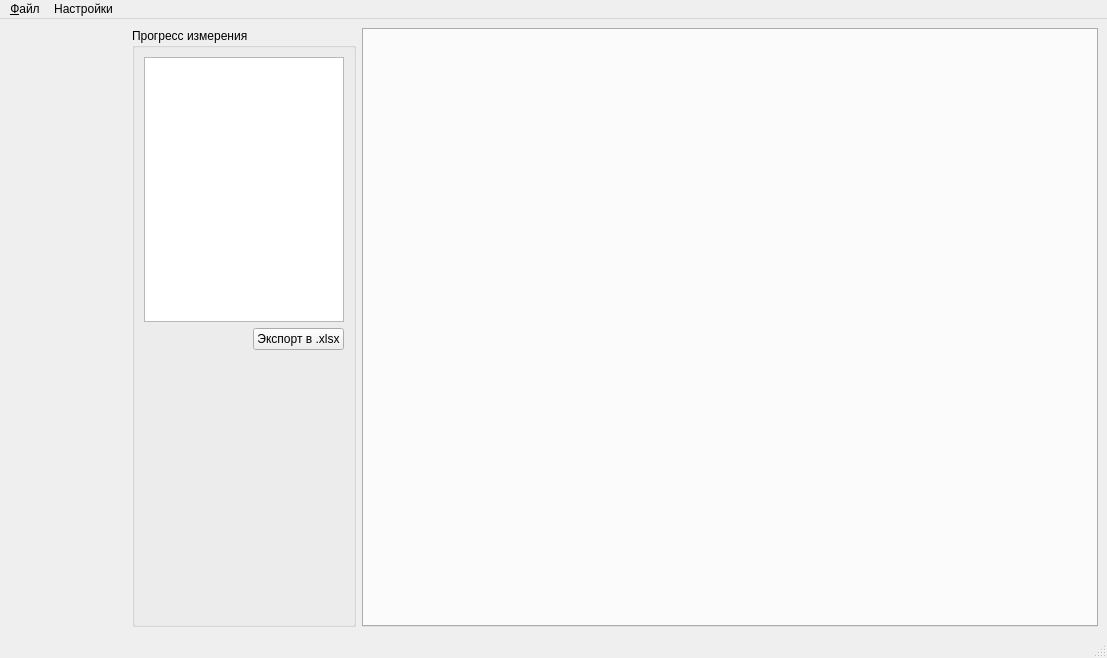
<?xml version="1.0" encoding="UTF-8"?>
<ui version="4.0">
 <class>MainWindow</class>
 <widget class="QMainWindow" name="MainWindow">
  <property name="geometry">
   <rect>
    <x>0</x>
    <y>0</y>
    <width>1107</width>
    <height>658</height>
   </rect>
  </property>
  <property name="windowTitle">
   <string>Измерение демодуляторов, этап 2</string>
  </property>
  <widget class="QWidget" name="centralwidget">
   <layout class="QHBoxLayout" name="horizontalLayout" stretch="2,0,12">
    <item>
     <layout class="QVBoxLayout" name="layInstrs">
      <property name="spacing">
       <number>0</number>
      </property>
      <item>
       <spacer name="verticalSpacer">
        <property name="orientation">
         <enum>Qt::Vertical</enum>
        </property>
        <property name="sizeHint" stdset="0">
         <size>
          <width>20</width>
          <height>40</height>
         </size>
        </property>
       </spacer>
      </item>
     </layout>
    </item>
    <item>
     <widget class="QGroupBox" name="grpProgress">
      <property name="title">
       <string>Прогресс измерения</string>
      </property>
      <layout class="QVBoxLayout" name="verticalLayout">
       <item>
        <widget class="QPlainTextEdit" name="pteditProgress">
         <property name="sizePolicy">
          <sizepolicy hsizetype="Minimum" vsizetype="Expanding">
           <horstretch>0</horstretch>
           <verstretch>0</verstretch>
          </sizepolicy>
         </property>
         <property name="maximumSize">
          <size>
           <width>200</width>
           <height>16777215</height>
          </size>
         </property>
        </widget>
       </item>
       <item>
        <layout class="QHBoxLayout" name="horizontalLayout_2">
         <item>
          <spacer name="horizontalSpacer">
           <property name="orientation">
            <enum>Qt::Horizontal</enum>
           </property>
           <property name="sizeHint" stdset="0">
            <size>
             <width>40</width>
             <height>20</height>
            </size>
           </property>
          </spacer>
         </item>
         <item>
          <widget class="QPushButton" name="btnExcel">
           <property name="text">
            <string>Экспорт в .xlsx</string>
           </property>
          </widget>
         </item>
        </layout>
       </item>
       <item>
        <spacer name="verticalSpacer_2">
         <property name="orientation">
          <enum>Qt::Vertical</enum>
         </property>
         <property name="sizeType">
          <enum>QSizePolicy::MinimumExpanding</enum>
         </property>
         <property name="sizeHint" stdset="0">
          <size>
           <width>20</width>
           <height>40</height>
          </size>
         </property>
        </spacer>
       </item>
      </layout>
     </widget>
    </item>
    <item>
     <widget class="QTabWidget" name="tabWidget">
      <property name="currentIndex">
       <number>-1</number>
      </property>
     </widget>
    </item>
   </layout>
  </widget>
  <widget class="QMenuBar" name="menubar">
   <property name="geometry">
    <rect>
     <x>0</x>
     <y>0</y>
     <width>1107</width>
     <height>22</height>
    </rect>
   </property>
   <widget class="QMenu" name="menu">
    <property name="title">
     <string>&amp;Файл</string>
    </property>
    <addaction name="actExit"/>
   </widget>
   <widget class="QMenu" name="menu_2">
    <property name="title">
     <string>Настройки</string>
    </property>
    <addaction name="actParams"/>
   </widget>
   <addaction name="menu"/>
   <addaction name="menu_2"/>
  </widget>
  <widget class="QStatusBar" name="statusbar"/>
  <action name="actExit">
   <property name="text">
    <string>Выход</string>
   </property>
   <property name="toolTip">
    <string>Выйти из приложения</string>
   </property>
   <property name="statusTip">
    <string>Выйти из приложения</string>
   </property>
  </action>
  <action name="actParams">
   <property name="text">
    <string>Параметры...</string>
   </property>
  </action>
 </widget>
 <resources/>
 <connections>
  <connection>
   <sender>actExit</sender>
   <signal>triggered()</signal>
   <receiver>MainWindow</receiver>
   <slot>close()</slot>
   <hints>
    <hint type="sourcelabel">
     <x>-1</x>
     <y>-1</y>
    </hint>
    <hint type="destinationlabel">
     <x>361</x>
     <y>238</y>
    </hint>
   </hints>
  </connection>
 </connections>
</ui>
